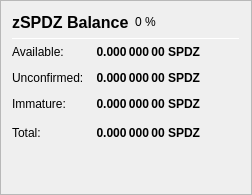
                   <widget class="QFrame" name="frame_ZerocoinBalances">
                    <property name="frameShape">
                     <enum>QFrame::StyledPanel</enum>
                    </property>
                    <property name="frameShadow">
                     <enum>QFrame::Raised</enum>
                    </property>
                    <layout class="QVBoxLayout" name="verticalLayout_7">
                     <item>
                      <layout class="QHBoxLayout" name="horizontalLayout_8" stretch="0,0,0">
                       <item>
                        <widget class="QLabel" name="label_5z_3">
                         <property name="minimumSize">
                          <size>
                           <width>0</width>
                           <height>20</height>
                          </size>
                         </property>
                         <property name="font">
                          <font>
                           <pointsize>12</pointsize>
                           <weight>75</weight>
                           <bold>true</bold>
                          </font>
                         </property>
                         <property name="text">
                          <string>zSPDZ Balance</string>
                         </property>
                        </widget>
                       </item>
                       <item>
                        <widget class="QLabel" name="labelzSPDZPercent">
                         <property name="text">
                          <string notr="true">0 %</string>
                         </property>
                        </widget>
                       </item>
                       <item>
                        <spacer name="horizontalSpacer_11">
                         <property name="orientation">
                          <enum>Qt::Horizontal</enum>
                         </property>
                         <property name="sizeHint" stdset="0">
                          <size>
                           <width>40</width>
                           <height>20</height>
                          </size>
                         </property>
                        </spacer>
                       </item>
                      </layout>
                     </item>
                     <item>
                      <widget class="Line" name="line_ZerocoinBalance">
                       <property name="minimumSize">
                        <size>
                         <width>0</width>
                         <height>1</height>
                        </size>
                       </property>
                       <property name="maximumSize">
                        <size>
                         <width>16777215</width>
                         <height>1</height>
                        </size>
                       </property>
                       <property name="orientation">
                        <enum>Qt::Horizontal</enum>
                       </property>
                      </widget>
                     </item>
                     <item>
                      <layout class="QGridLayout" name="gridLayout_5">
                       <property name="spacing">
                        <number>12</number>
                       </property>
                       <item row="1" column="0">
                        <widget class="QLabel" name="labelzBalanceMatureText">
                         <property name="toolTip">
                          <string>Mature: more than 20 confirmation and more than 1 mint of the same denomination after it was minted.
These zSPDZ are spendable.</string>
                         </property>
                         <property name="text">
                          <string>Available:</string>
                         </property>
                        </widget>
                       </item>
                       <item row="1" column="1">
                        <widget class="QLabel" name="labelzBalanceMature">
                         <property name="font">
                          <font>
                           <weight>75</weight>
                           <bold>true</bold>
                          </font>
                         </property>
                         <property name="toolTip">
                          <string>Mature: more than 20 confirmation and more than 1 mint of the same denomination after it was minted.
These zSPDZ are spendable.</string>
                         </property>
                         <property name="text">
                          <string notr="true">0.000 000 00 SPDZ</string>
                         </property>
                         <property name="alignment">
                          <set>Qt::AlignRight|Qt::AlignTrailing|Qt::AlignVCenter</set>
                         </property>
                        </widget>
                       </item>
                       <item row="2" column="0">
                        <widget class="QLabel" name="labelzBalanceUnconfirmedText">
                         <property name="toolTip">
                          <string>Unconfirmed: less than 20 confirmations
Immature: confirmed, but less than 1 mint of the same denomination after it was minted</string>
                         </property>
                         <property name="text">
                          <string>Unconfirmed:</string>
                         </property>
                        </widget>
                       </item>
                       <item row="2" column="1">
                        <widget class="QLabel" name="labelzBalanceUnconfirmed">
                         <property name="font">
                          <font>
                           <weight>75</weight>
                           <bold>true</bold>
                          </font>
                         </property>
                         <property name="toolTip">
                          <string>Unconfirmed: less than 20 confirmations
Immature: confirmed, but less than 1 mint of the same denomination after it was minted</string>
                         </property>
                         <property name="text">
                          <string notr="true">0.000 000 00 SPDZ</string>
                         </property>
                         <property name="alignment">
                          <set>Qt::AlignRight|Qt::AlignTrailing|Qt::AlignVCenter</set>
                         </property>
                        </widget>
                       </item>
                       <item row="3" column="0">
                        <widget class="QLabel" name="labelzBalanceImmatureText">
                         <property name="toolTip">
                          <string>Unconfirmed: less than 20 confirmations
Immature: confirmed, but less than 1 mint of the same denomination after it was minted</string>
                         </property>
                         <property name="text">
                          <string>Immature:</string>
                         </property>
                        </widget>
                       </item>
                       <item row="3" column="1">
                        <widget class="QLabel" name="labelzBalanceImmature">
                         <property name="font">
                          <font>
                           <weight>75</weight>
                           <bold>true</bold>
                          </font>
                         </property>
                         <property name="toolTip">
                          <string>Unconfirmed: less than 20 confirmations
Immature: confirmed, but less than 1 mint of the same denomination after it was minted</string>
                         </property>
                         <property name="text">
                          <string notr="true">0.000 000 00 SPDZ</string>
                         </property>
                         <property name="alignment">
                          <set>Qt::AlignRight|Qt::AlignTrailing|Qt::AlignVCenter</set>
                         </property>
                        </widget>
                       </item>
                       <item row="4" column="0">
                        <widget class="QLabel" name="labelzBalanceText">
                         <property name="toolTip">
                          <string>Your current zSPDZ balance, unconfirmed and immature zSPDZ included.</string>
                         </property>
                         <property name="text">
                          <string>Total:</string>
                         </property>
                        </widget>
                       </item>
                       <item row="4" column="1">
                        <widget class="QLabel" name="labelzBalance">
                         <property name="font">
                          <font>
                           <weight>75</weight>
                           <bold>true</bold>
                          </font>
                         </property>
                         <property name="cursor">
                          <cursorShape>IBeamCursor</cursorShape>
                         </property>
                         <property name="toolTip">
                          <string>Your current zSPDZ balance, unconfirmed and immature zSPDZ included.</string>
                         </property>
                         <property name="text">
                          <string notr="true">0.000 000 00 SPDZ</string>
                         </property>
                         <property name="alignment">
                          <set>Qt::AlignRight|Qt::AlignTrailing|Qt::AlignVCenter</set>
                         </property>
                         <property name="textInteractionFlags">
                          <set>Qt::LinksAccessibleByMouse|Qt::TextSelectableByKeyboard|Qt::TextSelectableByMouse</set>
                         </property>
                        </widget>
                       </item>
                       <item row="4" column="2">
                        <spacer name="horizontalSpacer_4">
                         <property name="orientation">
                          <enum>Qt::Horizontal</enum>
                         </property>
                         <property name="sizeHint" stdset="0">
                          <size>
                           <width>40</width>
                           <height>20</height>
                          </size>
                         </property>
                        </spacer>
                       </item>
                      </layout>
                     </item>
                     <item>
                      <spacer name="verticalSpacer_4">
                       <property name="orientation">
                        <enum>Qt::Vertical</enum>
                       </property>
                       <property name="sizeHint" stdset="0">
                        <size>
                         <width>20</width>
                         <height>40</height>
                        </size>
                       </property>
                      </spacer>
                     </item>
                    </layout>
                   </widget>
